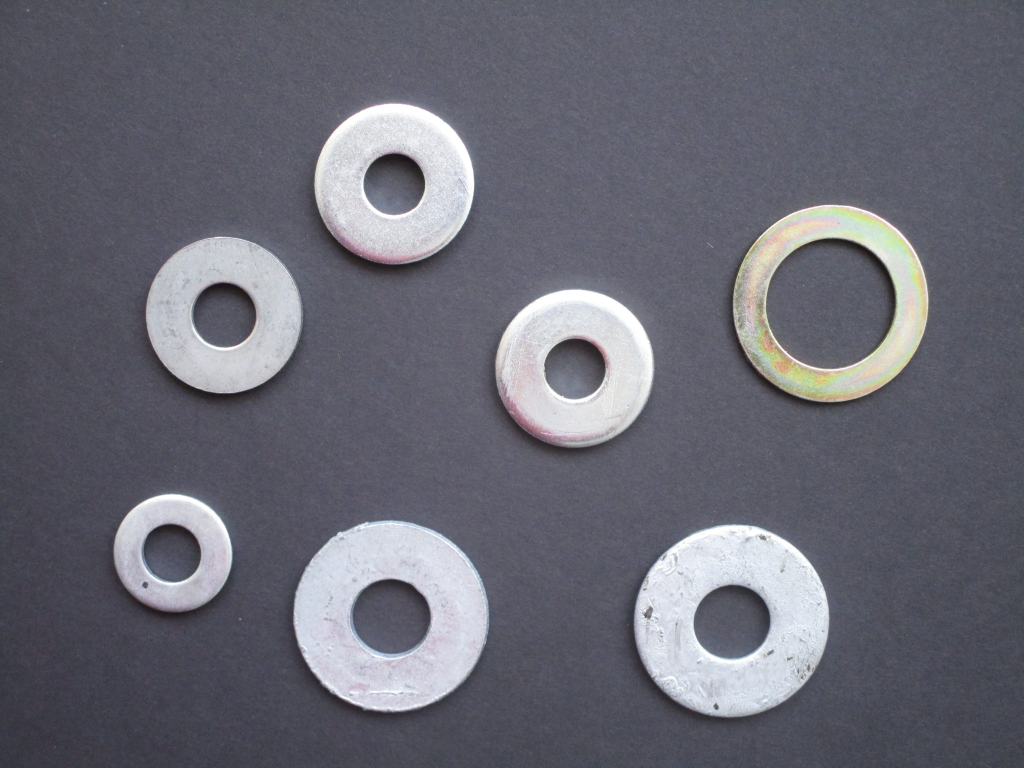
%> input picture HW11/im_easy_001.jpg, 2048 x 1536 px (shown at 1/2 size)
$ octave --eval "HW11_Shah_Hiteshi_MAIN('im_easy_001.jpg');"   (GNU Octave 9; MATLAB toolbox functions it lacks are replaced by stand-ins)
%> lines starting %> are read from the running program, lines starting %| are printed output that depends on the picture; in (x1, y1, x2, y2) boxes, pixels count from 0 and x2, y2 are one past the last pixel; in counts of white or black regions, pixels touching at a corner belong together; the program's own positions count from 1
% Name: Hiteshi Shah (hss7374)
% Homework 11
%
function HW11_Shah_Hiteshi_MAIN( fn )
%> called with fn = 'im_easy_001.jpg'

    addpath( '../TEST_IMAGES');
    addpath( '../../TEST_IMAGES');

    im = imread( fn );
%> im is the input picture: size 1536x2048x3 uint8; mean R, G, B 104.9, 105.2, 116

    % converting image to binary for morphological operations
    im_bw = im2bw(im);
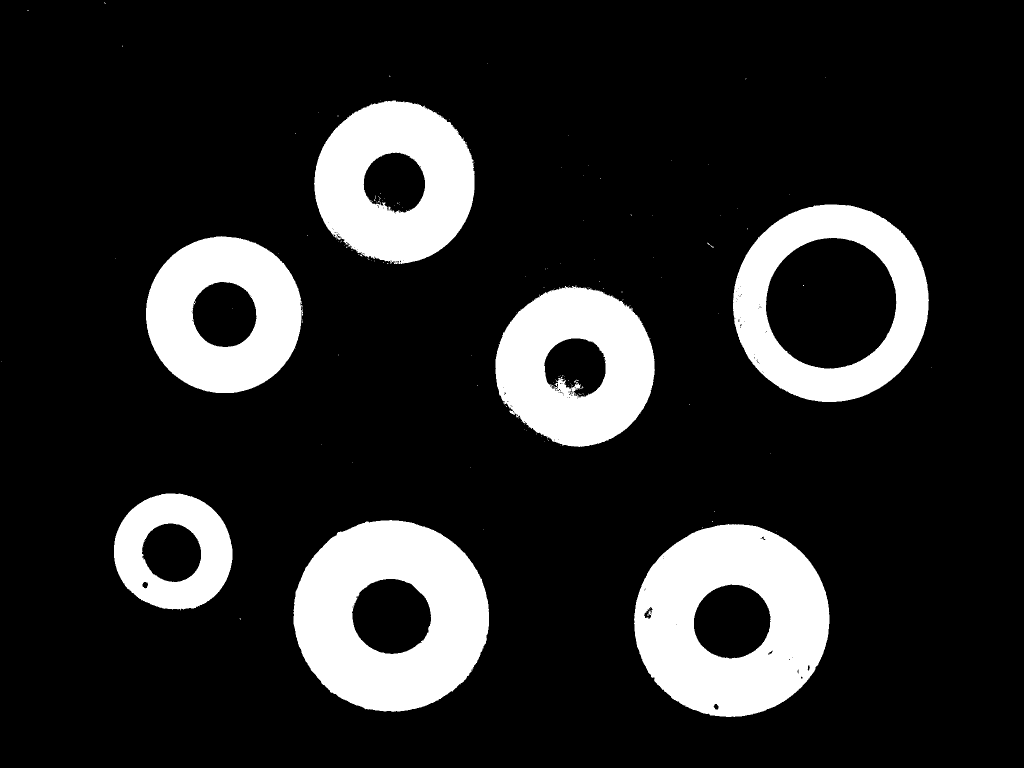
%> im_bw: size 1536x2048 logical (shown at 1/2 size); 16% white; 168 white regions (160 under 20 px), largest, box (x1, y1, x2, y2) and area: (1268, 1048, 1659, 1434) 99902, (587, 1040, 978, 1424) 99204, (628, 201, 949, 528) 70000

    % using the closing operation on the image to make the white specks
    % in the background go away as well as enhance the white washers
    se = strel('disk', 20);
    im_c = imclose(im_bw, se);
%> im_c: size 1536x2048 logical; 16.2% white; 56 white regions (47 under 20 px), largest, box (x1, y1, x2, y2) and area: (1268, 1034, 1659, 1434) 100807, (587, 1040, 978, 1424) 99429, (628, 200, 949, 528) 72532

    % resizing the image to scale down the radii to be detected
    im_c = imresize(im_c, 0.35);
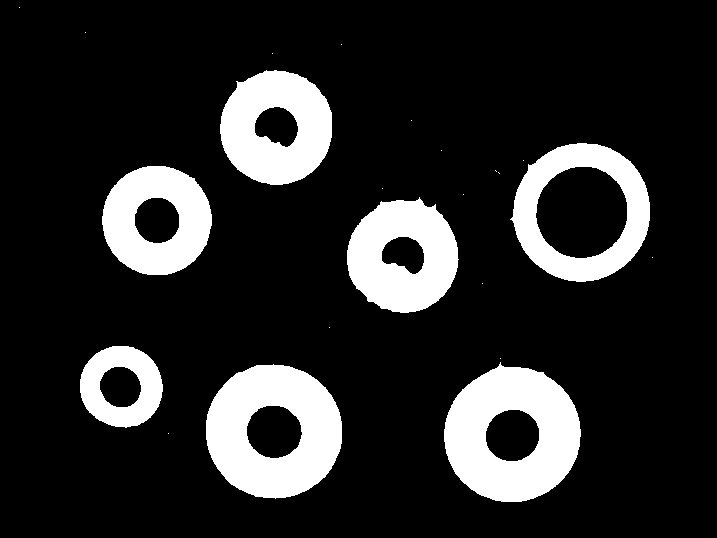
%> im_c: size 538x717 logical; 16.2% white; 23 white regions (16 under 20 px), largest, box (x1, y1, x2, y2) and area: (444, 362, 581, 502) 12365, (206, 364, 342, 499) 12193, (220, 70, 332, 185) 8879

    % using bwlabel to get the label matrix of the white washers
    [L, n] = bwlabel(im_c);
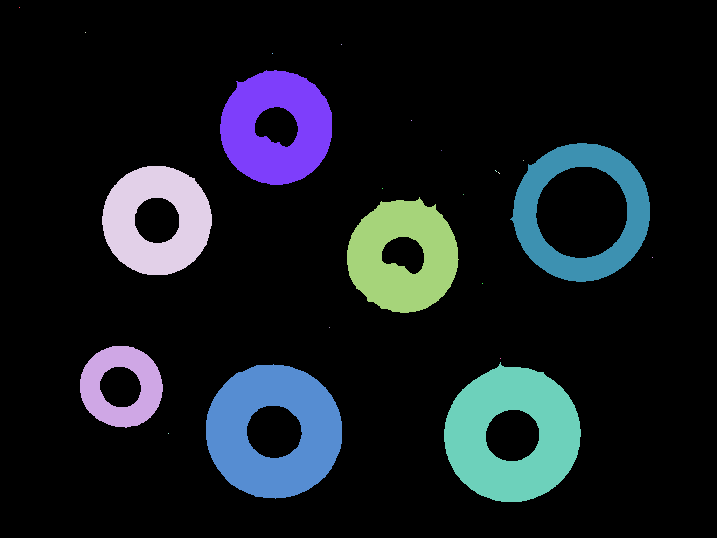
%> L: size 538x717 double; 24 distinct labels, from 0 to 23; one colour per label, 0 black
%> n = 23

    % displaying the scaled down version of the original image
    figure, imshow(imresize(im, 0.35)), hold on
%> after `imshow(imresize(im, 0.35))`:
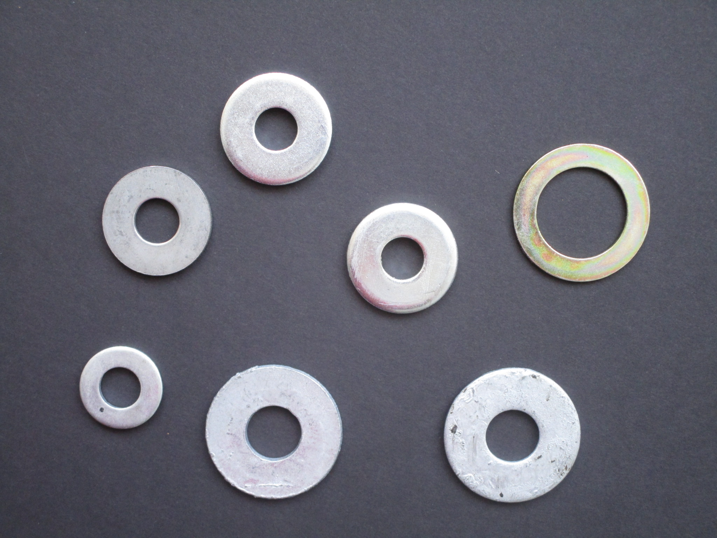
%> displayed picture: size 538x717x3, on the screen's scale of 0 to 255; mean R, G, B 104.9, 105.2, 116
    for idx = 1:n
       % getting the labeled matrix at the current index
       circle = (L == idx);

       % using the hough transform to find circles in the current labelled
       % matrix of radii ranging from 30 to 100
       [centers, radii] = imfindcircles(circle ,[30 100]);

       % displaying the circles found by the hough transform
       if length(radii) > 1
           centersStrong = centers(1:length(centers),:);
       else
           centersStrong = centers(1:length(centers));
       end
       radiiStrong = radii(1:length(radii));
       viscircles(centersStrong, radiiStrong,'EdgeColor','m');

       % plotting the centers of each circle
       for i = 1:length(radii)
            plot( centers(i, 1), centers(i, 2), 'm+', 'LineWidth', 2, 'MarkerSize', 20 );
       end
    end
%> this loop made 23 passes
%> (radii, centersStrong, radiiStrong) on passes 1 to 12: (30, [359 269.5], 30), (41.11, [121.9 387.4], 41.11), (30, [359 269.5], 30), (54.86, [157.2 221.3], 54.86), (30, [359 269.5], 30), (68.03, [275.1 431.9], 68.03), (56.39, [276.8 129.1], 56.39), (30, [359 269.5], 30), (30, [359 269.5], 30), (30, [359 269.5], 30), (55.49, [402.7 257.7], 55.49), (30, [359 269.5], 30)
%> pass 1, in HW11_Shah_Hiteshi_MAIN, `circle = (L == idx);`:
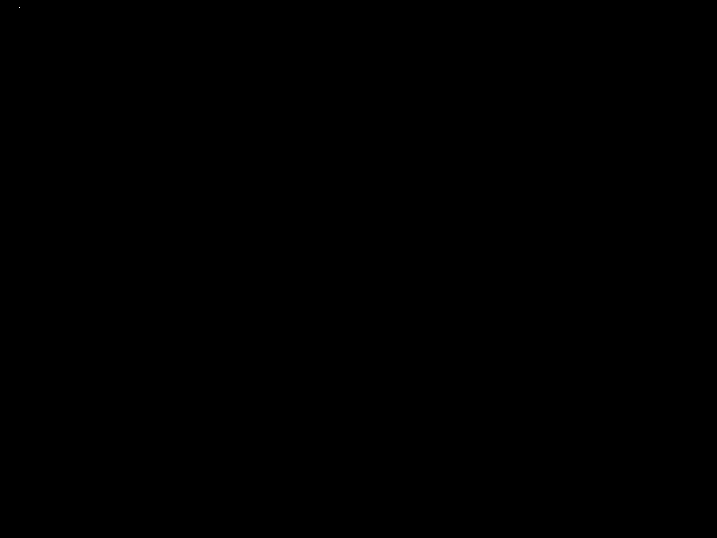
%> circle: size 538x717 logical; 0% white in thin lines or dots, all inside (x1, y1, x2, y2) = (19, 7, 20, 8)
%> pass 2, in HW11_Shah_Hiteshi_MAIN, `circle = (L == idx);`:
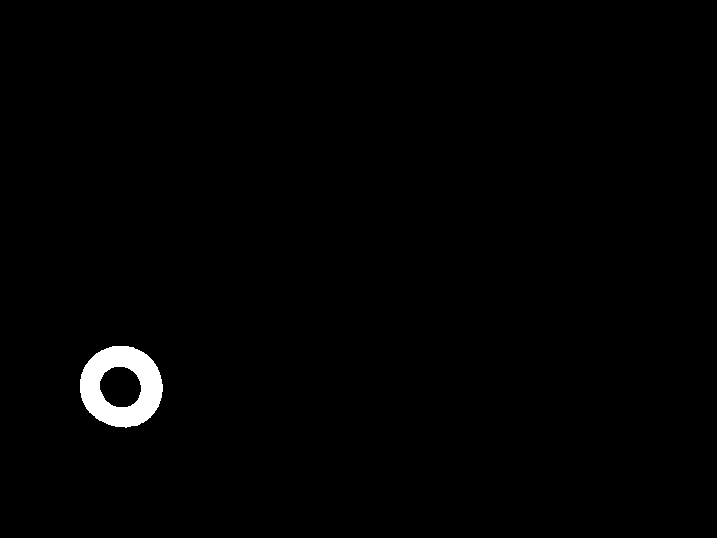
%> circle: size 538x717 logical; 1% white; 1 white region, box (x1, y1, x2, y2) and area: (80, 346, 163, 428) 4039
%> `HW11_Shah_Hiteshi_MAIN('im_easy_001.jpg');`:
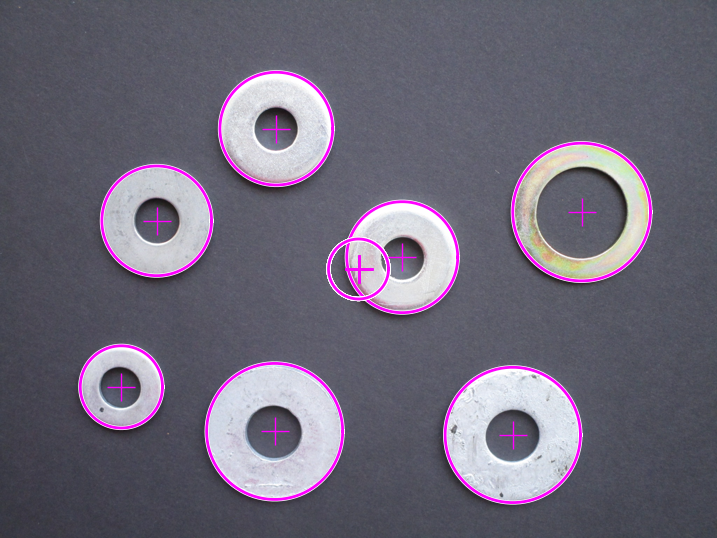
%> figure redrawn from the program's plot data

end

$ run again, on HW11/im_easy_003.jpg
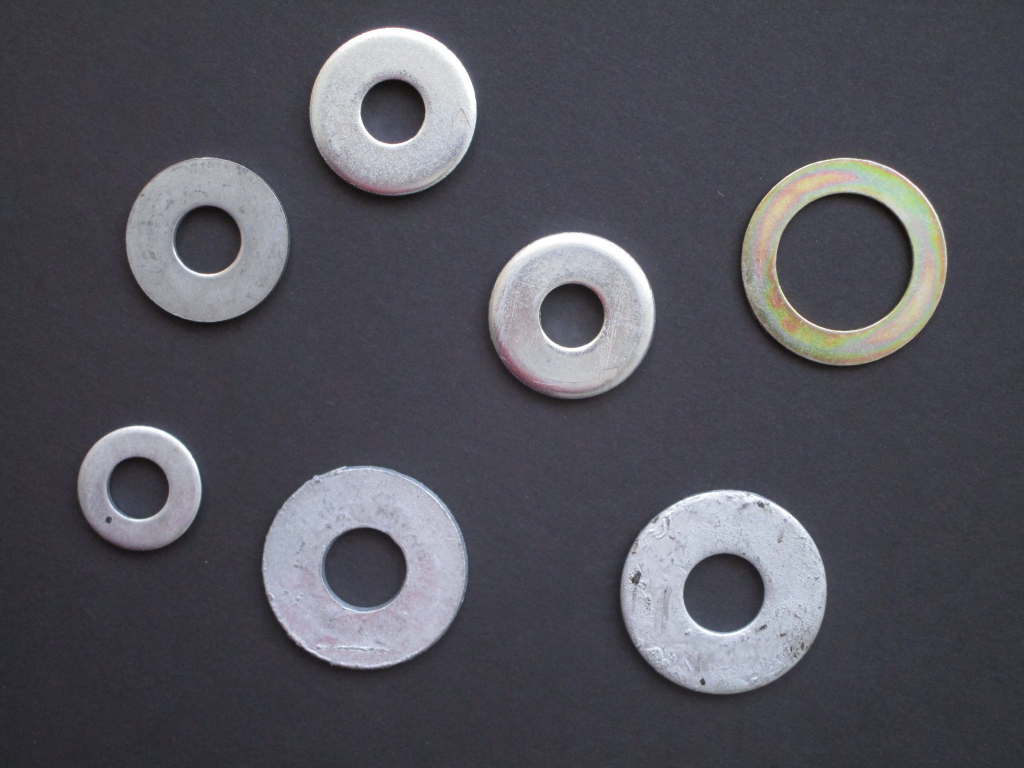
%> input picture HW11/im_easy_003.jpg, 2048 x 1536 px (shown at 1/2 size)
%> in HW11_Shah_Hiteshi_MAIN, im is the input picture: size 1536x2048x3 uint8; mean R, G, B 82.2, 81.7, 90.3
%> im_bw: size 1536x2048 logical; 17% white; 83 white regions (72 under 20 px), largest, box (x1, y1, x2, y2) and area: (1242, 979, 1654, 1386) 109295, (525, 932, 935, 1336) 108064, (619, 53, 954, 386) 72828
%> in HW11_Shah_Hiteshi_MAIN, `[L, n] = bwlabel(im_c);`:
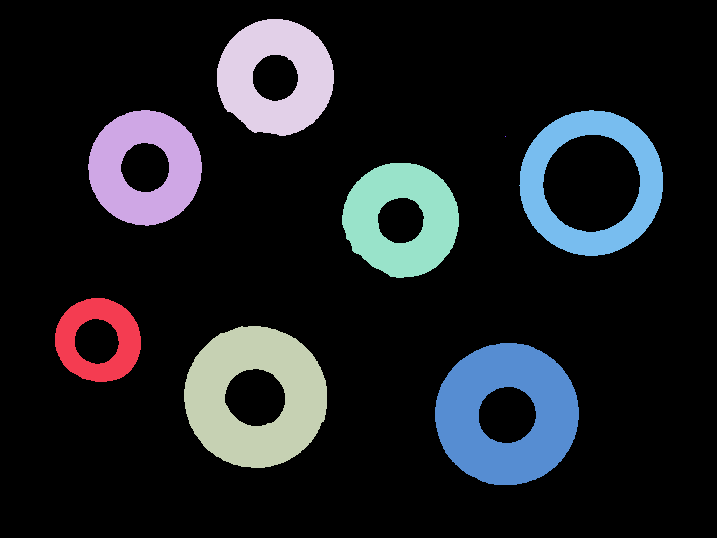
%> L: size 538x717 double; 9 distinct labels, from 0 to 8; one colour per label, 0 black
%> n = 8
%> the loop in HW11_Shah_Hiteshi_MAIN, `for idx = 1:n` made 8 passes
%> (radii, centersStrong, radiiStrong) on passes 1 to 8: (42.83, [98.27 341], 42.83), (57.23, [145.6 168.6], 57.23), (71.13, [257.5 398.2], 71.13), (58.35, [275.9 77.97], 58.35), (58.11, [401.2 220.7], 58.11), (71.61, [507.5 415], 71.61), (30, [359 269.5], 30), (72.21, [591.9 183.2], 72.21)
%> `HW11_Shah_Hiteshi_MAIN('im_easy_001.jpg');`:
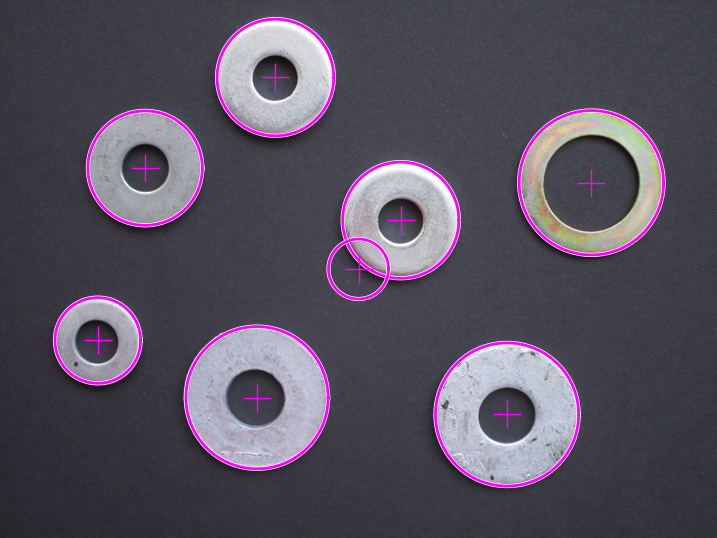
%> figure redrawn from the program's plot data

$ run again, on HW11/im_easy_005.jpg
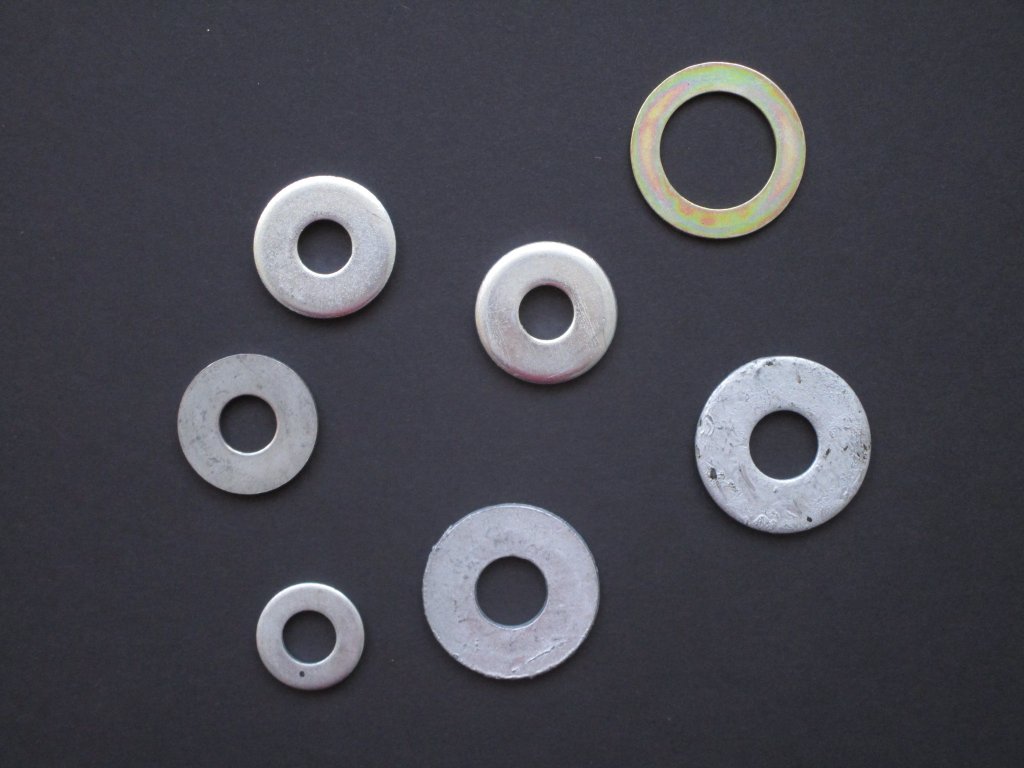
%> input picture HW11/im_easy_005.jpg, 2048 x 1536 px (shown at 1/2 size)
%> in HW11_Shah_Hiteshi_MAIN, im is the input picture: size 1536x2048x3 uint8; mean R, G, B 70.9, 71.2, 79.8
%> im_bw: size 1536x2048 logical; 12.5% white; 35 white regions (27 under 20 px), largest, box (x1, y1, x2, y2) and area: (1391, 712, 1741, 1063) 80014, (846, 1006, 1197, 1357) 79778, (1261, 123, 1612, 476) 53615
%> in HW11_Shah_Hiteshi_MAIN, `[L, n] = bwlabel(im_c);`:
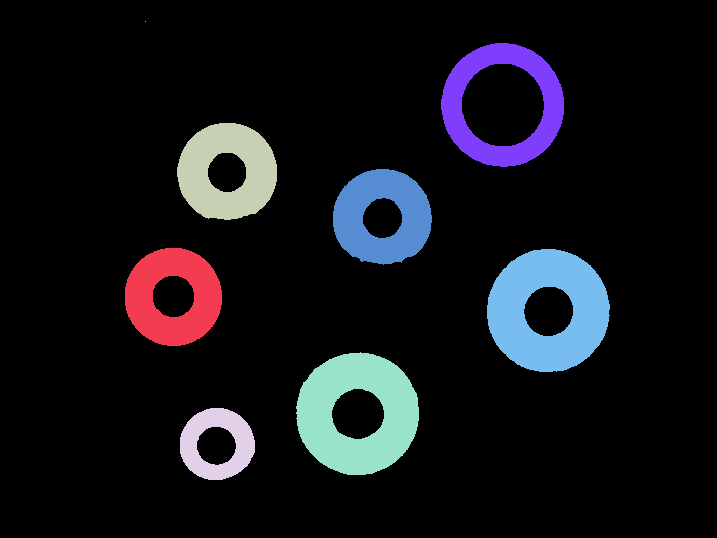
%> L: size 538x717 double; 9 distinct labels, from 0 to 8; one colour per label, 0 black
%> n = 8
%> the loop in HW11_Shah_Hiteshi_MAIN, `for idx = 1:n` made 8 passes
%> (radii, centersStrong, radiiStrong) on passes 1 to 8: (48.99, [173.8 297.4], 48.99), (30, [359 269.5], 30), (49.84, [228.1 173], 49.84), (36.93, [217.4 445.1], 36.93), (61.43, [358.6 414.3], 61.43), (49.07, [383.4 218.9], 49.07), (61.47, [503.5 105.2], 61.47), (61.48, [548.4 311.9], 61.48)
%> `HW11_Shah_Hiteshi_MAIN('im_easy_001.jpg');`:
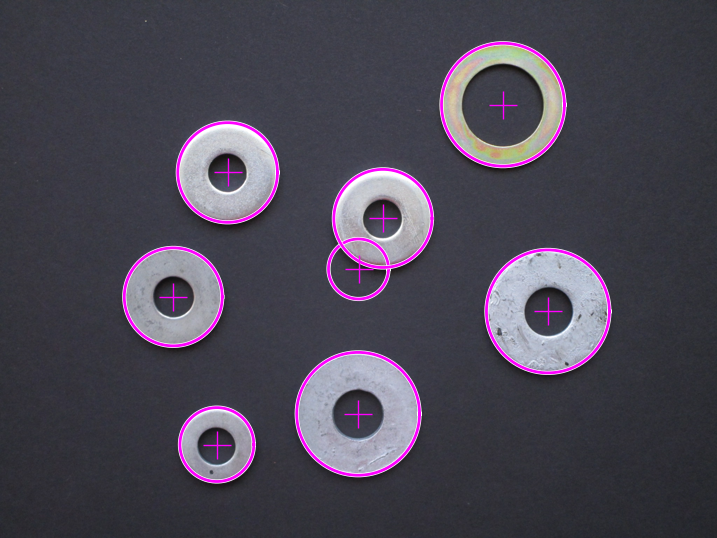
%> figure redrawn from the program's plot data

$ run again, on HW11/im_hard_020.jpg
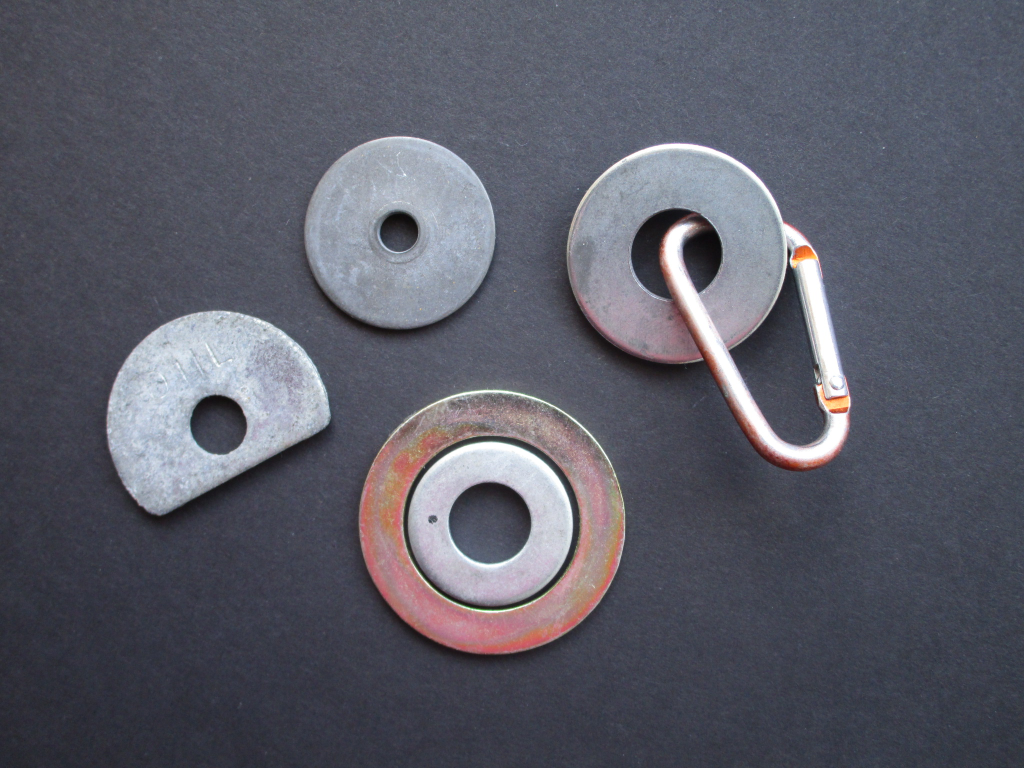
%> input picture HW11/im_hard_020.jpg, 2048 x 1536 px (shown at 1/2 size)
%> in HW11_Shah_Hiteshi_MAIN, im is the input picture: size 1536x2048x3 uint8; mean R, G, B 91, 92, 103.4
%> im_bw: size 1536x2048 logical; 17.4% white; 611 white regions (596 under 20 px), largest, box (x1, y1, x2, y2) and area: (1133, 283, 1702, 934) 155916, (213, 621, 661, 1029) 114270, (610, 272, 991, 654) 106849
%> L: size 538x717 double; 56 distinct labels, from 0 to 55
%> n = 55
%> the loop in HW11_Shah_Hiteshi_MAIN, `for idx = 1:n` made 55 passes
%> (radii, centersStrong, radiiStrong) on passes 1 to 8: (78.02, [153.9 296.2], 78.02), (30, [359 269.5], 30), (30, [359 269.5], 30), (66.9, [281.5 162.7], 66.9), (30, [359 269.5], 30), (92.68, [346.2 365.3], 92.68), (30, [359 269.5], 30), (30, [359 269.5], 30)
%> `HW11_Shah_Hiteshi_MAIN('im_easy_001.jpg');`:
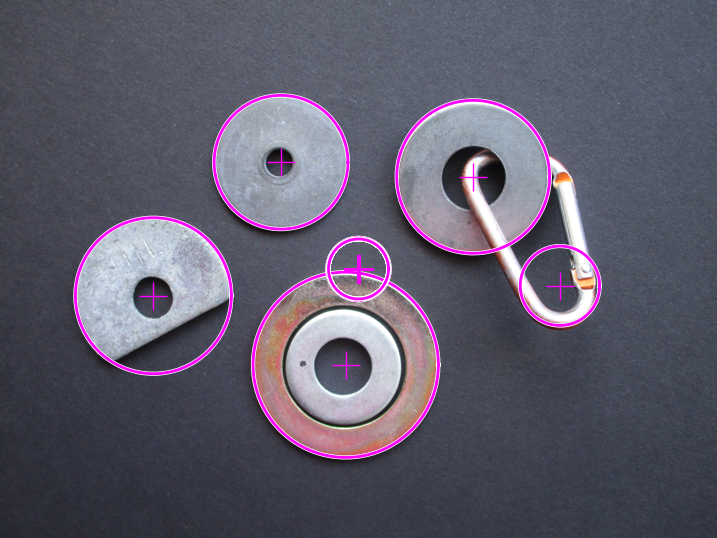
%> figure redrawn from the program's plot data
